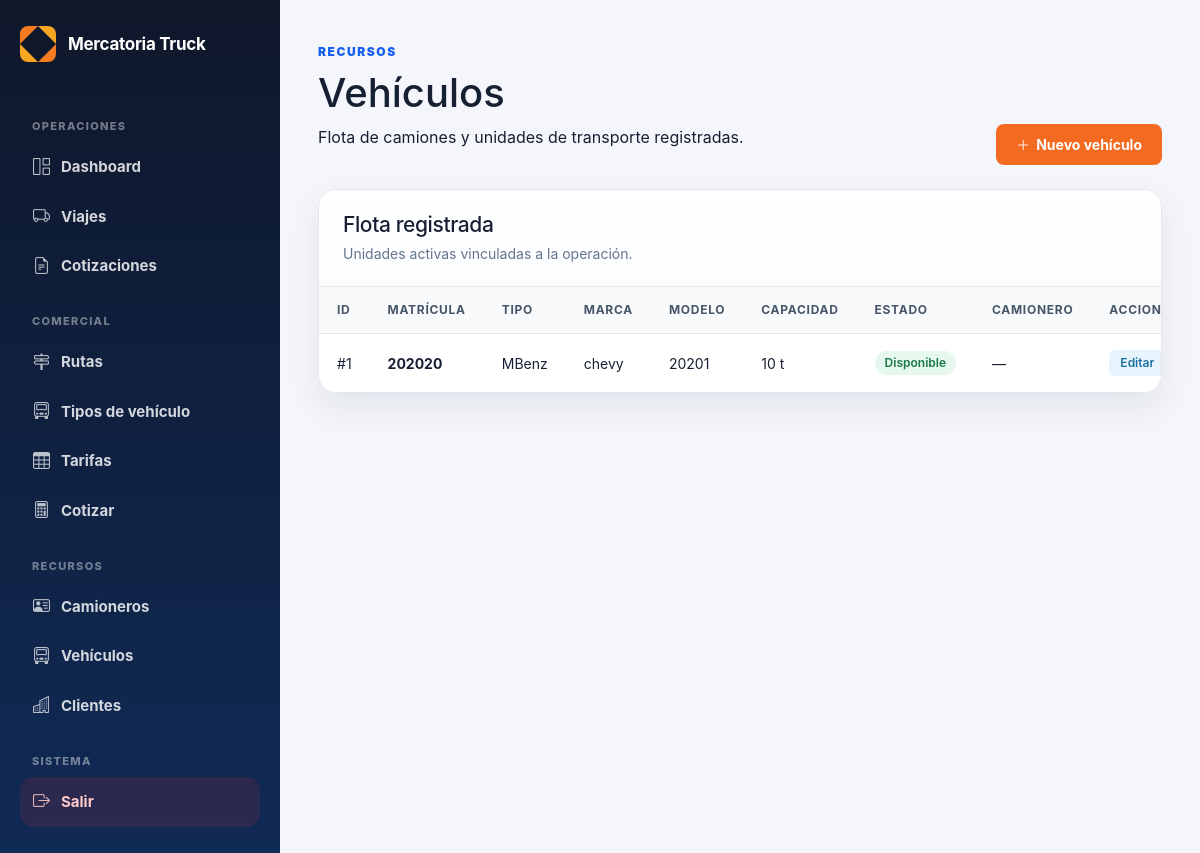
Before: /admin/vehiculos (signed in) with the older database file.
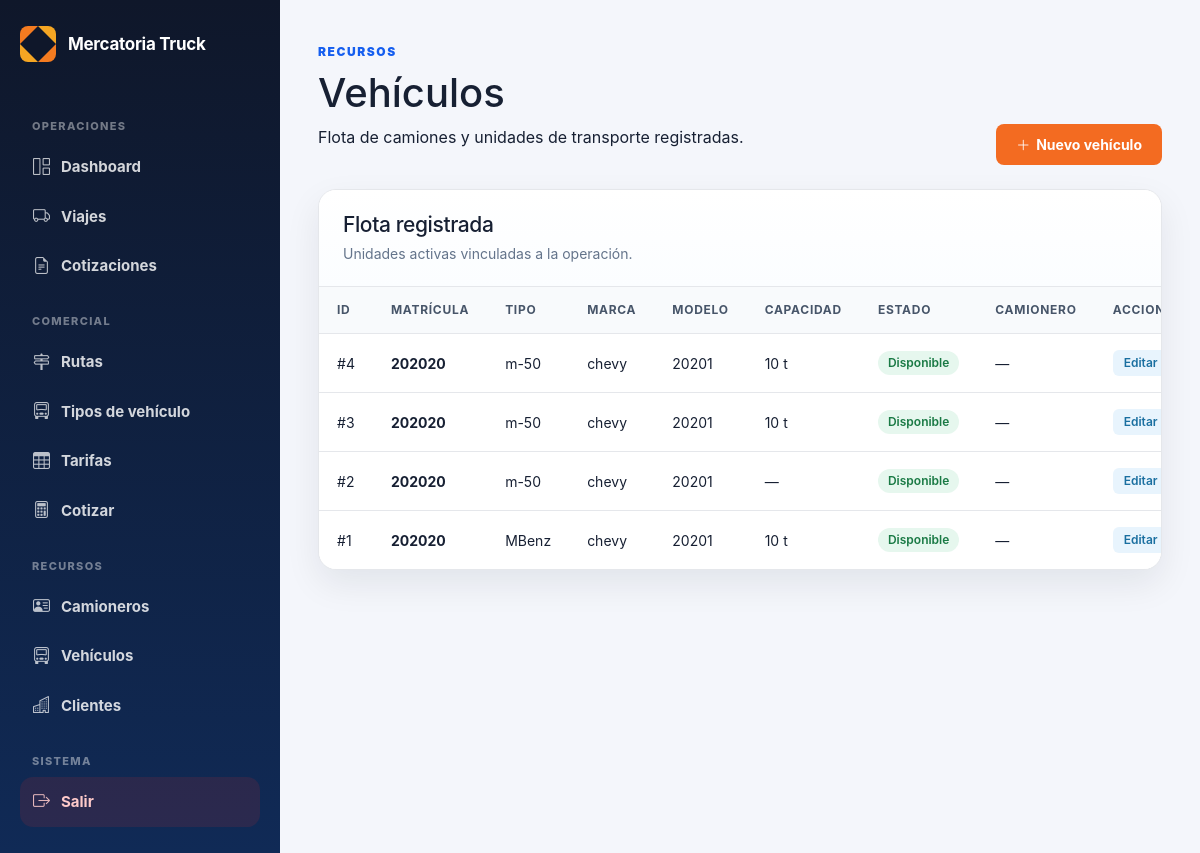
After: the same page with the newer database file.
### tables this page shows
CREATE TABLE vehiculos (
        id INTEGER PRIMARY KEY AUTOINCREMENT,
        camionero_id INTEGER,
        matricula TEXT,
        marca TEXT,
        modelo TEXT,
        tipo TEXT,
        capacidad TEXT,
        combustible TEXT,
        estado TEXT DEFAULT 'Disponible',
        activo INTEGER DEFAULT 1,
        fecha_creacion TEXT DEFAULT CURRENT_TIMESTAMP
    , tipo_vehiculo_id INTEGER, placa TEXT);

### routes/admin.py (the view, shortened to what this page needs)
@admin_bp.route("/vehiculos", methods=["GET", "POST"])
def admin_vehiculos():
    if not requiere_admin():
        return redirect("/login")
    conexion = conectar()
    cursor = conexion.cursor()
    cursor.execute("""
        SELECT v.id, v.matricula, v.tipo, v.marca, v.modelo, v.capacidad, v.estado,
               c.nombre AS camionero_nombre
        FROM vehiculos v
        LEFT JOIN camioneros c ON v.camionero_id = c.id
        WHERE v.activo = 1
        ORDER BY v.id DESC
    """)
    lista = cursor.fetchall()
    cursor.execute("SELECT id, nombre FROM camioneros WHERE activo = 1 ORDER BY nombre")
    camioneros = cursor.fetchall()
    conexion.close()
    return render_template(
        "admin/vehiculos.html",
        lista=lista,
        camioneros=camioneros,
        estados=VEHICULO_ESTADOS
    )

### routes/admin.py (called while the page is built)
def conectar():
    conexion = sqlite3.connect("mercatoria.db")
    conexion.row_factory = sqlite3.Row
    return conexion

def requiere_admin():
    return "usuario" in session and session.get("rol") in ["admin", "operador"]

### templates/admin/vehiculos.html (shortened to what this page needs)
{% extends "admin/base_admin.html" %}
{% block contenido %}
<div class="page-header-vehiculos">
    <div>
        <span class="eyebrow">Recursos</span>
        <h1>Vehículos</h1>
        <p>Flota de camiones y unidades de transporte registradas.</p>
    </div>
    <button class="btn-nuevo-vehiculo" data-bs-toggle="modal" data-bs-target="#modalNuevoVehiculo">
        <i class="bi bi-plus-lg"></i> Nuevo vehículo
    </button>
</div>
<section class="panel">
    <div class="panel-header">
        <div>
            <h2>Flota registrada</h2>
            <p>Unidades activas vinculadas a la operación.</p>
        </div>
    </div>
    <div class="table-wrapper">
        <table class="data-table">
            <thead>
                <tr>
                    <th>ID</th>
                    <th>Matrícula</th>
                    <th>Tipo</th>
                    <th>Marca</th>
                    <th>Modelo</th>
                    <th>Capacidad</th>
                    <th>Estado</th>
                    <th>Camionero</th>
                    <th>Acciones</th>
                </tr>
            </thead>
            <tbody>
                {% for v in lista %}
                <tr>
                    <td>#{{ v["id"] }}</td>
                    <td><strong>{{ v["matricula"] }}</strong></td>
                    <td>{{ v["tipo"] or "—" }}</td>
                    <td>{{ v["marca"] or "—" }}</td>
                    <td>{{ v["modelo"] or "—" }}</td>
                    <td>{{ v["capacidad"] or "—" }}</td>
                    <td>
                        <span class="estado-pill estado-{{ v['estado']|lower|replace(' ', '-') }}">
                            {{ v["estado"] or "—" }}
                        </span>
                    </td>
                    <td>{{ v["camionero_nombre"] or "—" }}</td>
                    <td class="td-acciones">
                        <a href="/admin/vehiculos/{{ v['id'] }}/editar" class="btn-accion-edit">Editar</a>
                    </td>
                </tr>
                {% else %}
                <tr>
                    <td colspan="9" class="empty-state">No hay vehículos registrados.</td>
                </tr>
                {% endfor %}
            </tbody>
        </table>
    </div>
</section>
{% endblock %}

Changed rows visible on the page:
added vehiculos: id "4", matricula "202020", tipo "m-50", marca "chevy", modelo "20201", capacidad "10 t", estado "Disponible", v "—"
added vehiculos: id "3", matricula "202020", tipo "m-50", marca "chevy", modelo "20201", capacidad "10 t", estado "Disponible", v "—"
added vehiculos: id "2", matricula "202020", tipo "m-50", marca "chevy", modelo "20201", capacidad "—", estado "Disponible", v "—"
